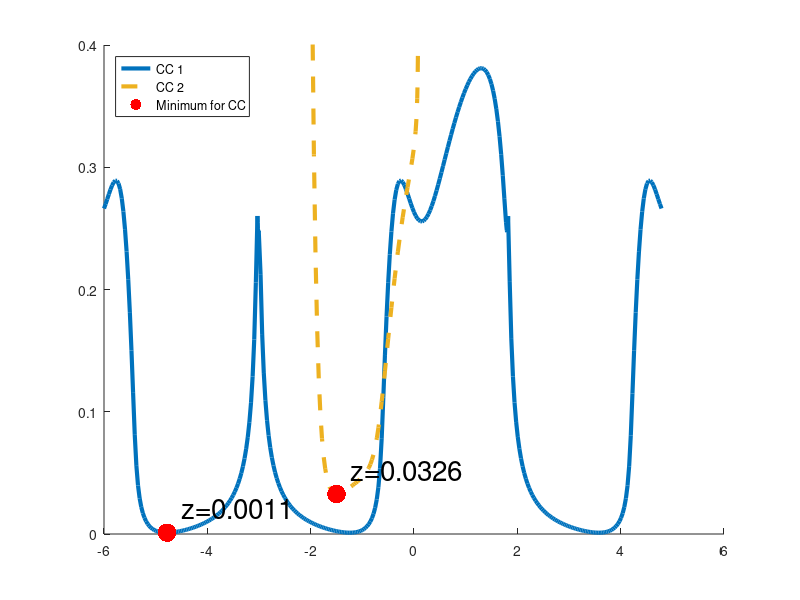

This figure's MATLAB source: (Note: this script raises an error after producing the figure.)
clear all;

% loading c_dot data
load('example06_c_dot.mat');

N = size(item_size, 2) / 2;

%% plotting z(c(t))

% coefficient for removing too large z (see code below)
z_multiplier = 2.1;

% array for all t
all_t = [];

% array for all z
all_z = [];

figure;
hold on;

% array of lines
curves = [];

% min points pentagrams
min_points = [];

% minimal values
min_values = [];

% loop over data
for i = 1:(2 * N)
    % obtaining number of cs and array of cs
    s = item_size(i);
    c_item_array = [];
    
    if s == 1
        c_item_array(:, 1) = c_array(i, :, 1)';
        c_item_array(:, 2) = c_array(i, :, 1)';
    else
        c_item_array(:, :) = c_array(i, :, 1:s);
    end
    
    % z_value for this data
    z_item_value_orig = z_value(i, 1:s);
    
    % difference in c from the first point
    c_diff = c_item_array - [c_item_array(:,1) c_item_array(:,1:(s - 1))];
    
    % sum of dc1, dc2, dc3, ...
    % equal to t1, t2, t3, ...
    c_len_pos = cumsum(sqrt(diag(c_diff' * c_diff)));
    
    % removing too large values z
    % criteria: z < median(z) * multiplier
    z_threshold = median(z_item_value_orig) * z_multiplier;
    %disp(median(z_item_value_orig));
    
    % need to stop plotting at s_curve to remove too large z
    [~, s_curve] = max(z_item_value_orig > z_threshold);
    if s_curve == 1
        s_curve = s;
    end
    
    % current t and z(c(t)) values
    t_values = c_len_pos(1:s_curve);
    z_values = z_item_value_orig(1:s_curve);

    if(rem(i, 2) == 0)
        % 2 items done, direction -1
        direction = -1;
    else
        % 1 item done, direction +1
        direction = +1;
    end
    
    all_t(end + 1 : end + s_curve) = t_values * direction;
    all_z(end + 1 : end + s_curve) = z_values;
    
    if(rem(i, 2) == 0)
        % 2 items done, direction -1
        % sorting all
        [all_t, idx] = sort(all_t);
        all_z = all_z(idx);
        
        % calculating minimal z value
        [value, idx] = min(all_z);
        
        if i / 2 == 1
            style = '-';
        else
            style = '--';
        end
        
        plot_line = plot(all_t, all_z, style, 'linewidth', 3);
        plot_min = plot(all_t(idx), all_z(idx), '.', 'MarkerSize', 40, 'color', 'red');
        
        text(all_t(idx), all_z(idx) + 0.02, sprintf('  z=%.4f', min(all_z)), 'fontsize', 20);
        
        curves(end + 1) = plot_line;
        min_points(end + 1) = plot_min;
        min_values(end + 1) = min(all_z);
        
        %title('$z(c(t))$ curves for connected components', 'Interpreter', 'latex');
        
        all_t = [];
        all_z = [];
    end
end

ylim([0 0.4]);

[hleg, objh] = legend([curves(1), curves(2), min_points(1)], {'CC 1', 'CC 2', ...
    'Minimum for CC'},'location','northwest');
hleg.FontSize = 20;
set(gca,'linewidth',1.5);
ax = gca;
ax.FontSize = 16; 
xlim([-6 6]);
set(hleg.BoxFace, 'ColorType','truecoloralpha', 'ColorData',uint8(255*[1;1;1;.5]));

for h = 1:length(objh)
    if isprop(objh(h), 'FontSize')
        objh(h).FontSize = hleg.FontSize - 3;
    end
    
    if size(objh(h).Children) == 0
        continue
    end
    child = objh(h).Children(1);
    if isprop(child, 'MarkerSize')
        objh(h).Children(1).MarkerSize = 8;
    end
end

xlabel('t', 'Interpreter', 'latex', 'fontsize', 25);
ylabel('$z(c(t))$', 'Interpreter', 'latex', 'fontsize', 25);